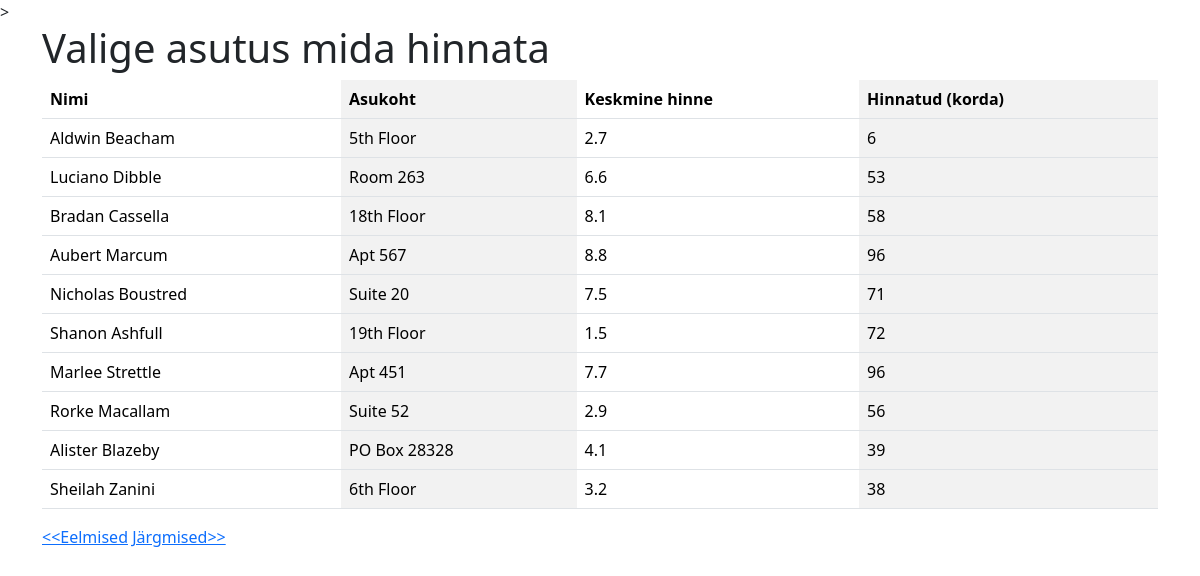
/kohvikud/index.php, run on the app's committed database.
### tables this page shows
CREATE TABLE `toidukohad` (
  `ID` int(6) NOT NULL,
  `nimi` varchar(255) NOT NULL,
  `asukoht` varchar(255) NOT NULL,
  `keskmine_hinne` double NOT NULL,
  `hinnatud` int(6) NOT NULL
);

### kohvikud/index.php (the view, shortened to what this page needs)
<?php include ("config.php"); ?>
><!doctype html>
<html lang="et">
  <head>
    <link href="https://cdn.jsdelivr.net/npm/bootstrap@5.3.3/dist/css/bootstrap.min.css" rel="stylesheet">
  </head>
  <body>
    <?php
    if (!empty($_GET["s"])) {
        $s = $_GET["s"];
        $paring = 'SELECT * FROM toidukohad WHERE nimi LIKE "%'.$s.'%" ';
    } else {
        if (isset($_GET['next'])) {
            $algus = $_GET['next'];
        }
        else if (isset($_GET['prev'])) {
            $algus = $_GET['prev']-10;
        } else {
            $algus = -10;
        }
            $algus += 10;
            $lopp = $algus - 10;
            if($lopp < 0){
                $lopp = 0;
            }
    $paring = " SELECT * FROM toidukohad LIMIT $algus,10";
}
     $valjund = mysqli_query ($yhendus, $paring);
?>
    <div class="container">
        <h1>Valige asutus mida hinnata</h1>
            <table class="table tabel-sm table-striped-columns">
                <tr>
                    <th>Nimi</th>
                    <th>Asukoht</th>
                    <th>Keskmine hinne</th>
                    <th>Hinnatud (korda)</th>
        </tr>
        <?php
     while ($rida = mysqli_fetch_assoc ($valjund)){
        ?>
        <tr>
                    <td><?php echo $rida['nimi']; ?></td>
                    <td><?php echo $rida['asukoht']; ?></td>
                    <td><?php echo $rida['keskmine_hinne']; ?></td>
                    <td><?php echo $rida['hinnatud']; ?></td>
        </tr>
        <?php
     }
        ?>
</table>
        <a href="?prev=<?php echo $lopp;  ?>">&lt;&lt;Eelmised</a>
        <a href="?next=<?php echo $algus;  ?>">Järgmised&gt;&gt;</a>
    </div>
  </body>
</html>

### data on the page
toidukohad: nimi "Aldwin Beacham", asukoht "5th Floor", keskmine_hinne "2.7", hinnatud "6"
toidukohad: nimi "Luciano Dibble", asukoht "Room 263", keskmine_hinne "6.6", hinnatud "53"
toidukohad: nimi "Bradan Cassella", asukoht "18th Floor", keskmine_hinne "8.1", hinnatud "58"
toidukohad: nimi "Aubert Marcum", asukoht "Apt 567", keskmine_hinne "8.8", hinnatud "96"
toidukohad: nimi "Nicholas Boustred", asukoht "Suite 20", keskmine_hinne "7.5", hinnatud "71"
toidukohad: nimi "Shanon Ashfull", asukoht "19th Floor", keskmine_hinne "1.5", hinnatud "72"
toidukohad: nimi "Marlee Strettle", asukoht "Apt 451", keskmine_hinne "7.7", hinnatud "96"
toidukohad: nimi "Rorke Macallam", asukoht "Suite 52", keskmine_hinne "2.9", hinnatud "56"
toidukohad: nimi "Alister Blazeby", asukoht "PO Box 28328", keskmine_hinne "4.1", hinnatud "39"
toidukohad: nimi "Sheilah Zanini", asukoht "6th Floor", keskmine_hinne "3.2", hinnatud "38"
